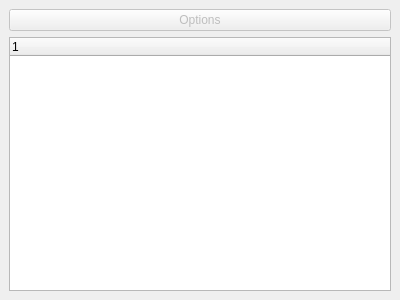
<?xml version="1.0" encoding="UTF-8"?>
<ui version="4.0">
 <class>GGraphicsViewSynchronizedGroup</class>
 <widget class="QWidget" name="GGraphicsViewSynchronizedGroup">
  <property name="geometry">
   <rect>
    <x>0</x>
    <y>0</y>
    <width>400</width>
    <height>300</height>
   </rect>
  </property>
  <property name="windowTitle">
   <string>Form</string>
  </property>
  <layout class="QVBoxLayout" name="verticalLayout">
   <property name="leftMargin">
    <number>9</number>
   </property>
   <property name="topMargin">
    <number>9</number>
   </property>
   <property name="rightMargin">
    <number>9</number>
   </property>
   <property name="bottomMargin">
    <number>9</number>
   </property>
   <item>
    <widget class="QPushButton" name="pushButtonOptions">
     <property name="enabled">
      <bool>false</bool>
     </property>
     <property name="text">
      <string>Options</string>
     </property>
    </widget>
   </item>
   <item>
    <widget class="QTreeWidget" name="treeWidgetDocument">
     <column>
      <property name="text">
       <string notr="true">1</string>
      </property>
     </column>
    </widget>
   </item>
  </layout>
 </widget>
 <resources/>
 <connections/>
</ui>
